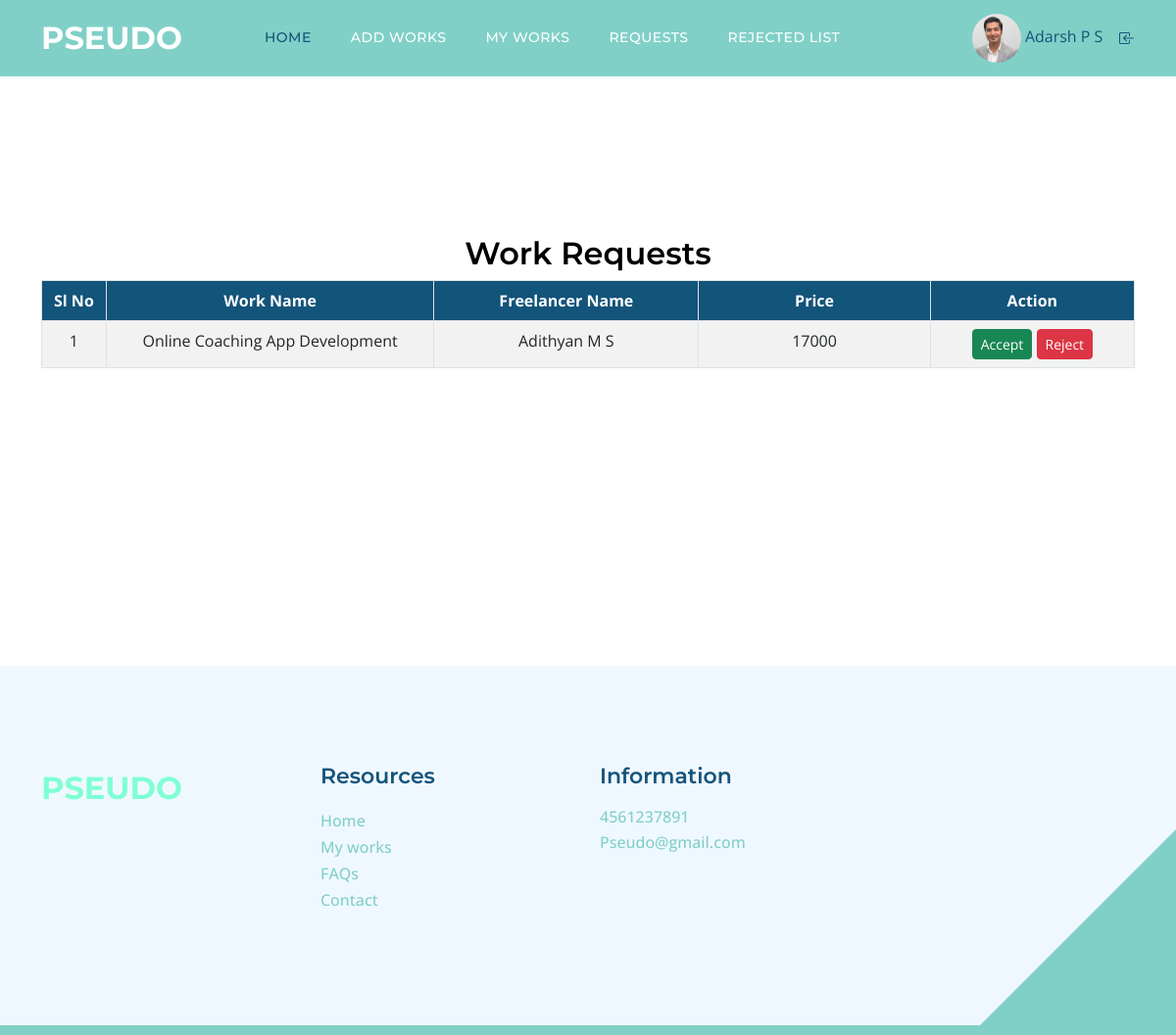
The app's page /client/Requests.php (signed in) with its own data.
### tables this page shows
CREATE TABLE `tbl_request` (
  `request_id` int(11) NOT NULL,
  `freelan_id` int(11) NOT NULL,
  `work_id` int(11) NOT NULL,
  `status` int(11) NOT NULL,
  `request_date` varchar(35) NOT NULL,
  `payment_date` varchar(20) NOT NULL,
  `agreement_date` varchar(50) NOT NULL
);

CREATE TABLE `tbl_work` (
  `work_id` int(11) NOT NULL,
  `work_name` varchar(100) NOT NULL,
  `work_price` varchar(50) NOT NULL,
  `work_details` varchar(1000) NOT NULL,
  `work_doc` varchar(50) NOT NULL,
  `client_id` int(11) NOT NULL,
  `subcat_id` int(11) NOT NULL,
  `work_final` varchar(100) NOT NULL,
  `work_status` int(11) NOT NULL DEFAULT 0
);

CREATE TABLE `tbl_freelan` (
  `freelan_id` int(11) NOT NULL,
  `freelan_name` varchar(50) NOT NULL,
  `freelan_email` varchar(50) NOT NULL,
  `place_id` int(11) NOT NULL,
  `freelan_address` varchar(200) NOT NULL,
  `freelan_photo` varchar(50) NOT NULL,
  `freelan_proof` varchar(50) NOT NULL,
  `freelan_password` varchar(50) NOT NULL,
  `freelan_dob` varchar(20) NOT NULL,
  `freelan_contact` varchar(20) NOT NULL,
  `freelan_status` int(11) NOT NULL,
  `freelan_gender` varchar(50) NOT NULL
);

### client/Requests.php (the view, shortened to what this page needs)
<?php
include('Header.php');
		?>
<!DOCTYPE html PUBLIC "-//W3C//DTD XHTML 1.0 Transitional//EN" "http://www.w3.org/TR/xhtml1/DTD/xhtml1-transitional.dtd">
<html xmlns="http://www.w3.org/1999/xhtml">
<head>
</head>
<body>
<div class="container mt-5">
    <h3 class="text-center">Work Requests</h3>
    <form id="form1" name="form1" method="post" action="">
        <table class="table table-bordered table-striped">
            <thead class="thead-dark">
                <tr>
                    <th width="49" class="text-center">Sl No</th>
                    <th width="249" class="text-center">Work Name</th>
                    <th width="201" class="text-center">Freelancer Name</th>
                    <th width="176" class="text-center">Price</th>
                    <th width="155" class="text-center">Action</th>
                </tr>
            </thead>
            <tbody>
                <?php
                $selqry="select * from tbl_request u
                 inner join tbl_work p on u.work_id = p.work_id
                 inner join tbl_freelan s on u.freelan_id = s.freelan_id where u.status='0' and p.client_id=".$_SESSION["cid"];
                $req=$con->query($selqry);
                $i=0;
                while($data=$req->fetch_assoc()) {
                    $i++;
                ?>
                <tr>
                    <td class="text-center"><?php echo $i ?></td>
                    <td class="text-center"><?php echo $data['work_name'] ?></td>
                    <td class="text-center"><?php echo $data['freelan_name'] ?></td>
                    <td class="text-center"><?php echo $data['work_price'] ?></td>
                    <td class="text-center">
                        <a href="Requests.php?act=<?php echo $data['request_id']?>" class="btn btn-success btn-sm">Accept</a>
                        <a href="Requests.php?rej=<?php echo $data['request_id'];?>" class="btn btn-danger btn-sm">Reject</a>
                    </td>
                </tr>
                <?php
                }
                ?>
            </tbody>
        </table>
    </form>
</div>
<?php
include('Footer.php');
?>
</html>

### Asset/Templates/Main/css/templatemo-topic-listing.css (style rules this page uses)
:root { --white-color: #ffffff; --primary-color: #13547a; --secondary-color: #80d0c7; --section-bg-color: #f0f8ff; --custom-btn-bg-color: #80d0c7; --custom-btn-bg-hover-color: #13547a; --dark-color: #000000; --p-color: #717275; --border-color: #7fffd4; --link-hover-color: #13547a; --body-font-family: 'Open Sans', sans-serif; --title-font-family: 'Montserrat', sans-serif; --h1-font-size: 58px; --h2-font-size: 46px; --h3-font-size: 32px; --h4-font-size: 28px; --h5-font-size: 24px; --h6-font-size: 22px; --p-font-size: 20px; --menu-font-size: 14px; --btn-font-size: 18px; --copyright-font-size: 16px; --border-radius-large: 100px; --border-radius-medium: 20px; --border-radius-small: 10px; --font-weight-normal: 400; --font-weight-medium: 500; --font-weight-semibold: 600; --font-weight-bold: 700; }
body { background-color: var(--white-color); font-family: var(--body-font-family); }
h2, h3, h4, h5, h6 { color: var(--dark-color); }
h1, h2, h3, h4, h5, h6 { font-family: var(--title-font-family); font-weight: var(--font-weight-semibold); }
h3 { font-size: var(--h3-font-size); }
a, button { touch-action: manipulation; transition: all 0.3s; }
a { display: inline-block; color: var(--primary-color); text-decoration: none; }

### client/Requests.php (style rules this page uses)
.table thead th { background-color: #13547a; color: white; }

### records on screen
tbl_request: work.work_name "Online Coaching App Development", freelan.freelan_name "Adithyan M S", work.work_price "17000"

### other values on screen
$_SESSION['cName'] "Adarsh P S"
